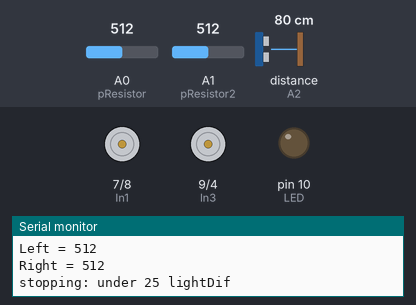
A sketch run on a simulated Arduino Uno, built with avr-gcc and run on an emulated ATmega328P. Shown: motor-driver pin pairs drawn as motors (green arrow = first pin HIGH = forward, orange = second pin HIGH = backward, longer = more drive, scaled by the enable pin), output pins drawn as LEDs (lit = HIGH), the last lines printed to the serial monitor. Wiring (inferred from the names in the program): ultrasonic range finder: trigger A3; echo A2. The inputs (shaded band) are chosen by the test bench; at power-on: A0 (pResistor) = 512, A1 (pResistor2) = 512, distance to the obstacle (sensor on A2) 80 cm. The echo pulse lasts 58.3 µs per cm; pins used as bus, display or sensor lines are not drawn.

Above: at 2.3 s.
2.4 s: A0 (pResistor) set to 554
At 2.99 s:
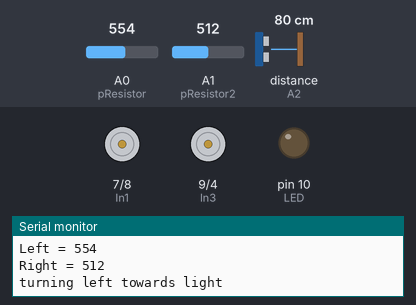
5.5 s: A1 (pResistor2) set to 545
At 6.14 s:
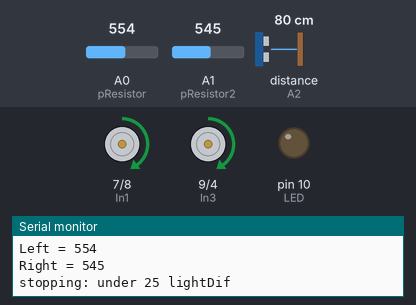
8.6 s: A0 (pResistor) set to 511
At 8.99 s:
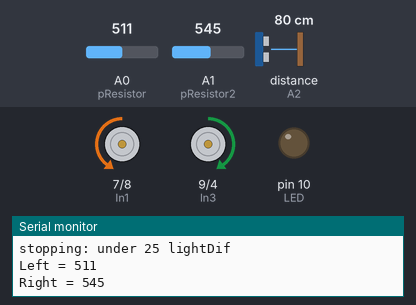
11.7 s: A0 (pResistor) set to 716
14.8 s: A0 (pResistor) set to 15
Timing chart, 0 to 18.9 s (numbered marks = the images above; inputs shaded):
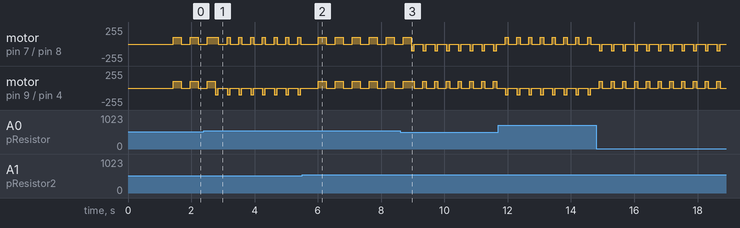

Measured:
- the behaviour switches between 537 and 538 on A0 (pResistor) (found by bisection; images 0 and 1)
- the behaviour switches between 528 and 529 on A1 (pResistor2) (found by bisection; images 1 and 2)
- after the input at 5.5 s, motor on pin 7 (In1) / pin 8 (In2), motor on pin 9 (In3) / pin 4 (In4): alternates forward 100/255 for 0.25 s and stopped for 0.29 s, starting after 0.52 s
- by itself, motor on pin 7 (In1) / pin 8 (In2): repeats every 0.37 s: stopped 0.27 s, forward 100/255 0.10 s
- by itself, motor on pin 9 (In3) / pin 4 (In4): repeats every 0.37 s: backward 100/255 0.10 s, stopped 0.27 s

The sketch:

norticus.ino
```cpp
// import external libraries
#include <Adafruit_ssd1306syp.h>
#include <nRF24L01.h>
#include <printf.h>
#include <RF24.h>
#include <RF24_config.h>

//constants
#define ULTRASONIC_TRIGGER A3
#define ULTRASONIC_ECHO A2
int In1 = 7;
int In2 = 8;
int In3 = 9;
int In4 = 4;
int ENA = 5;
int ENB = 6;
int SPEED = 100; //210 too fast 75 too slow
int LED = 10;
const int pResistor = A0; // Photoresistor at Arduino analog pin A0
const int pResistor2 = A1;
#define SDA_PIN A4
#define SCL_PIN A5
#define CE 2
#define CSN 3
#define SCK 13
#define MOSI 11
#define MISO 12

//global variables
Adafruit_ssd1306syp display(SDA_PIN,SCL_PIN);
boolean disableCollisionDetection = false ; // HACK
boolean dead = false;
unsigned long startMotors = 0;

 RF24 radio(CE,CSN);
 //uint8_t address[] = { 0xab,0x34,0xFC,0xBC,0xFC };
  uint8_t address[] = { 0xc2,0xc2,0xc2,0xc2,0xc2 };
 bool reader = false;
 bool writer = false;
 bool printStatus = true;

 bool autoShutOff = false;
 unsigned long startTime = 0;
 int numReads = 0;
 int numWrites = 0;
 int numPulses = 0;
 int numCmds = 0;
 int distanceCm = 9999;

 int photoLeft;
 int photoRight;


float ultrasonic_distance_test_internal(){
  // Send a 20 microsecond pulse to the trigger pin, which is the signal to send an ultrasonic beam
  // out the front end.
  digitalWrite(ULTRASONIC_TRIGGER, LOW);
  delayMicroseconds(2);
  digitalWrite(ULTRASONIC_TRIGGER, HIGH);
  delayMicroseconds(20);
  digitalWrite(ULTRASONIC_TRIGGER, LOW);

  // After we trigger it, the ultrasonic will send us a pulse on the echo pin; the width of the pulse
  // is the measurement of the echo delay. We divide by the magic-number of 58 to get the distance to
  // the nearest object, in centimeters.
  float pulseWidth = pulseIn(ULTRASONIC_ECHO, HIGH);
  float distanceCm = pulseWidth / 58;
  return distanceCm;
}

int ultrasonic_distance_test() {
  const int numTests = 3;
  float results[numTests];
  float sum = 0;
  for (int i = 0 ; i < numTests ; i++) {
    results[i] = ultrasonic_distance_test_internal();
    sum += results[i];
  }

  float avg = sum / numTests;
  return (int) avg;
}

void turnLeft() {
  digitalWrite(In1, HIGH);
  digitalWrite(In2,LOW);
  digitalWrite(In3, LOW);
  digitalWrite(In4,HIGH);

  analogWrite(ENA,SPEED);
  analogWrite(ENB,SPEED);
}

void turnRight() {
  digitalWrite(In3, HIGH);
  digitalWrite(In4,LOW);
  digitalWrite(In1, LOW);
  digitalWrite(In2,HIGH);

  analogWrite(ENA,SPEED);
  analogWrite(ENB,SPEED);
}

void forward() {
  //Clockwise motor1
  digitalWrite(In1, HIGH);
  digitalWrite(In2,LOW);

  //Clockwise motor2
  digitalWrite(In3, HIGH);
  digitalWrite(In4,LOW);

  analogWrite(ENA,SPEED);
  analogWrite(ENB,SPEED);
}

void stop() {
  analogWrite(ENA,0);
  analogWrite(ENB,0);
}


void displayCool(String line1, String line2) {
  display.clear();
  display.setTextSize(1);
  display.setTextColor(WHITE);
  display.setCursor(0,0);
  display.println(line1);
  display.setCursor(0,20);
  display.println(line2);
  display.update();
}

void displayStatus(String line1, String line2, String line3, String line4) {
  display.clear();
  display.setTextSize(1);
  display.setTextColor(WHITE);
  display.setCursor(0,10);
  display.println(line1);
  display.setCursor(0,20);
  display.println(line2);
  display.setCursor(0,30);
  display.println(line3);
  display.setCursor(0,40);
  display.println(line4);
}

void displayCollisionDetect(String line1) {
  display.setTextSize(1);
  display.setTextColor(WHITE);
  display.setCursor(0,50);
  display.println(line1);
  display.update();
}

void setup() {
  // Record what time we started.
  startTime = millis();

  // Init the serial line; important for debug messages back to the Arduino Serial Monitor.
  // Make sure you set the baudrate at 9600 in Serial Monitor as well.
  Serial.begin(9600);
  printf_begin();

  // Set all the pins to the correct mode.
  pinMode(In1, OUTPUT);
  pinMode(In2, OUTPUT);
  pinMode(In3, OUTPUT);
  pinMode(In4, OUTPUT);
  pinMode(ENA, OUTPUT);
  pinMode(ENB, OUTPUT);
  pinMode(LED, OUTPUT);
  pinMode(ULTRASONIC_ECHO, INPUT);
  pinMode(ULTRASONIC_TRIGGER,OUTPUT);
  pinMode(pResistor, INPUT);// Set pResistor - A0 pin as an input (optional)
  pinMode(pResistor2, INPUT);

  dead = false;
  startMotors = 0;

  digitalWrite(LED, LOW);

  delay(1000);
  display.initialize();
  displayCool("YoTE", "y0tTie");

  if (reader || writer) {
    // Init NFC2401
    radio.begin();
    //radio.setPALevel(RF24_PA_LOW);
    //radio.setPALevel(RF24_PA_MIN);
    //radio.setDataRate(RF24_250KBPS);
    //radio.setChannel(5);
    //radio.enableDynamicAck();
    //radio.setAutoAck(false);

    if (reader) {
      radio.openReadingPipe(1, address);
      Serial.println("starting, reader");
    }

   if (writer) {
       radio.openWritingPipe(address);
        Serial.println("starting, writer");
    }

    radio.startListening();
    radio.printDetails();
  }
}

unsigned long lastSend = 0;
unsigned long lastStatus = 0;
bool lastDistanceCheck = false;

void loop() {

    // hack to make loop run only once
    if (dead) {
      //displayCool("DEAD", "");
      return;
    }

    //Do Light detection
    photoLeft = analogRead(pResistor);
    photoRight = analogRead(pResistor2);
    Serial.println("Left = " + String(photoLeft));
    Serial.println("Right = " + String(photoRight));

    //You can change value "25"
    /*if (photoLeft < 25 || photoRight < 25) {
      digitalWrite(LED, HIGH);  //Turn led off
    } else {
      digitalWrite(LED, LOW); //Turn led on
    }*/

    //turn towards light
    int lightDif = photoLeft - photoRight;
    boolean goForward = false;
    if(photoLeft > photoRight && lightDif > 25) {
      turnLeft();
      delay(100);
      stop();
      Serial.println("turning left towards light");
    } else if (photoRight > photoLeft && lightDif < -25) {
      turnRight();
      delay(100);
      stop();
      Serial.println("turning right towards light");
    } else {
      //stop();
      goForward = true;
      Serial.println("stopping: under 25 lightDif");
    }

    unsigned long upTime = millis() - startTime;
    int upSecs = upTime / 1000;
    displayStatus("RUN",
      "runtime: " + String(upSecs),
      "io: " + String(numReads) + "/" + String(numPulses) + "/" + String(numCmds) + "/" + String(numWrites),
      "light: " + String(photoLeft) + "/" + String(photoRight) + "/" + String(photoLeft - photoRight));
    displayCollisionDetect("distance: " + String(distanceCm));
    display.update();

    if ((reader || writer) && printStatus) {
      unsigned long now = millis();
      if ((now - lastStatus) > 20000) {
         radio.printDetails();
         lastStatus = now;
      }
    }

     if (writer) {
      unsigned long now = millis();
      if ((now - lastSend) > 5000) {
        radio.stopListening();
        unsigned long pulseCmd = 111;
         if (!radio.write(&pulseCmd, sizeof(unsigned long), true)){
           Serial.println(F("failed on pulse"));
         } else {
          Serial.println("pulse sent");
         }
         numWrites++;
        radio.startListening();
        lastSend = now;
      }
     }

     if (reader) {

      uint8_t pipeNum;
      if ( radio.available(&pipeNum) ){
        unsigned long msg[4];
        radio.read( &msg, sizeof(unsigned long) * 4);
        numReads++;
        Serial.println("net: (" + String(millis()) + ") pipe: " + String(pipeNum) +
          ", read: " + String(msg[0]) + ":" + String(msg[1])  + ":" + String(msg[2])  + ":" + String(msg[3]) +
          ", size=" + String(radio.getPayloadSize()) +
          ", channel=" + String(radio.getChannel()));

        if (msg[0] == 111) {
          numPulses++;
          digitalWrite(LED, LOW);
        } else if (msg[0] == 666) {
          numCmds++;
          digitalWrite(LED, HIGH);
          displayCool("Avoided Collision", "Stopped Because of  BUDDY");
          //stop();
          //dead = true;
        }
      }
    }

   /* if (startMotors == 0) {
      startMotors = millis();
       Serial.println("motors: start");

       turnLeft();
       delay(1000);
       turnRight();
       delay(1000);
       Serial.println("motors: end");


    } */

    if (goForward) {
      if (disableCollisionDetection) {
        distanceCm = 10000;
      } else {
        distanceCm = ultrasonic_distance_test();
      }

      if (distanceCm > 15) {

        lastDistanceCheck = true;
        forward();
        delay(250);
        stop();

       /* dead = true;
        digitalWrite(LED, HIGH);
        displayCool("Avoided Collision", "Stopped Because of   Obstacle in Path");
        stop();

        if (writer) {
          // make other leds go off
          radio.stopListening();
          unsigned long msg = 666;
          if (!radio.write( &msg, sizeof(unsigned long), true )){
             Serial.println(F("failed off update"));
           }
          radio.startListening();
        } */

      } else {
        if (lastDistanceCheck) {
          lastDistanceCheck = false;
           /* if (writer) {
          radio.stopListening();
          unsigned long pulseCmd = 111;
           if (!radio.write(&pulseCmd, sizeof(unsigned long), true)){
             Serial.println(F("failed on update"));
           } else {
            Serial.println("mesg sent update-on");
           }
           numWrites++;
          radio.startListening();
        } */
        }
        stop();
      }
    }

   if (autoShutOff) {
      /* HACK: autoshutoff the robot after 3 seconds. */
      if (millis() > (startMotors + 3000)) {
        Serial.println("motors: end");
        dead = true;
        displayCool("Auto-Stop", "Stopped due to shutdown timer");
        stop();
      }
  }
}
```
